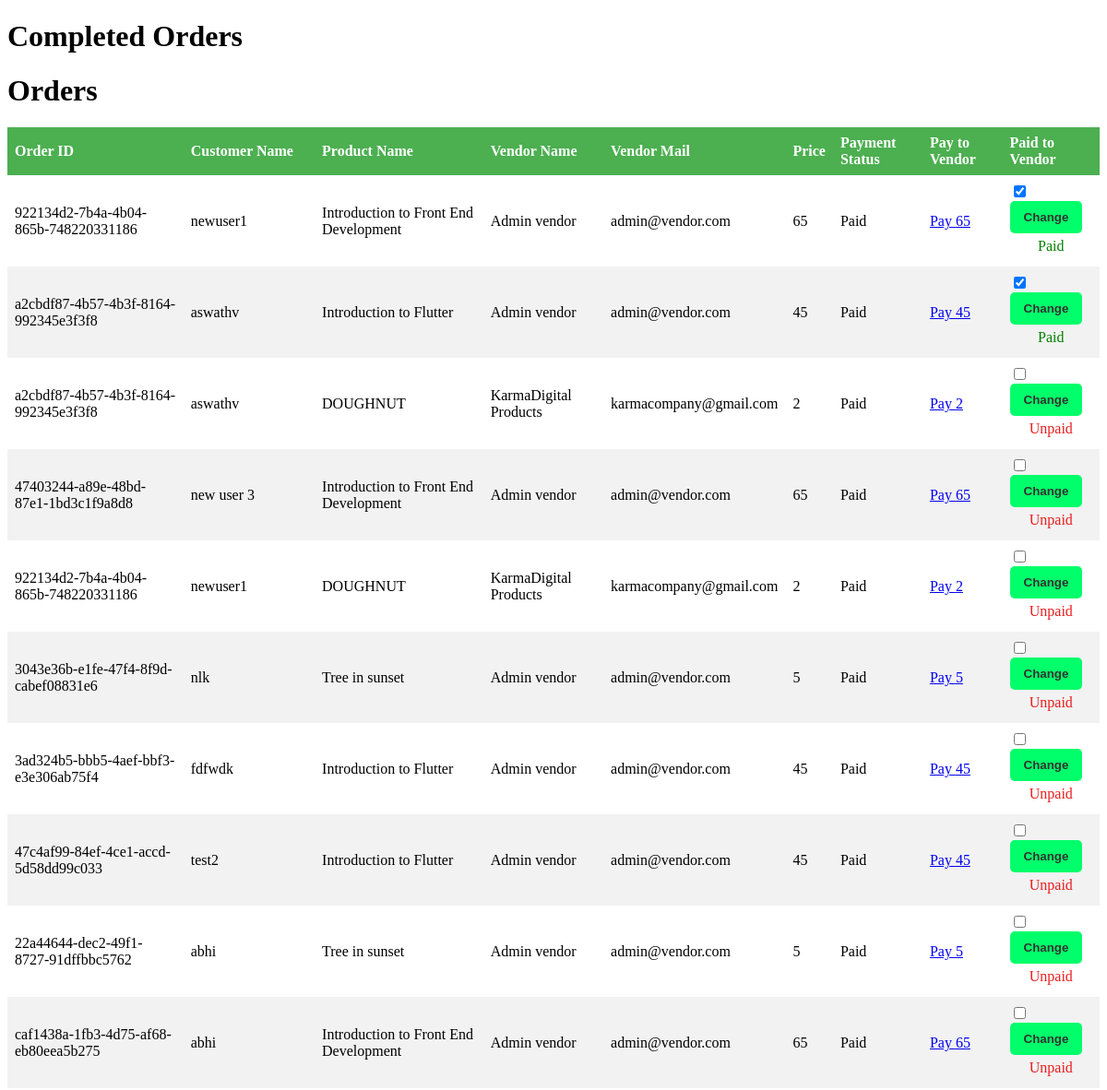
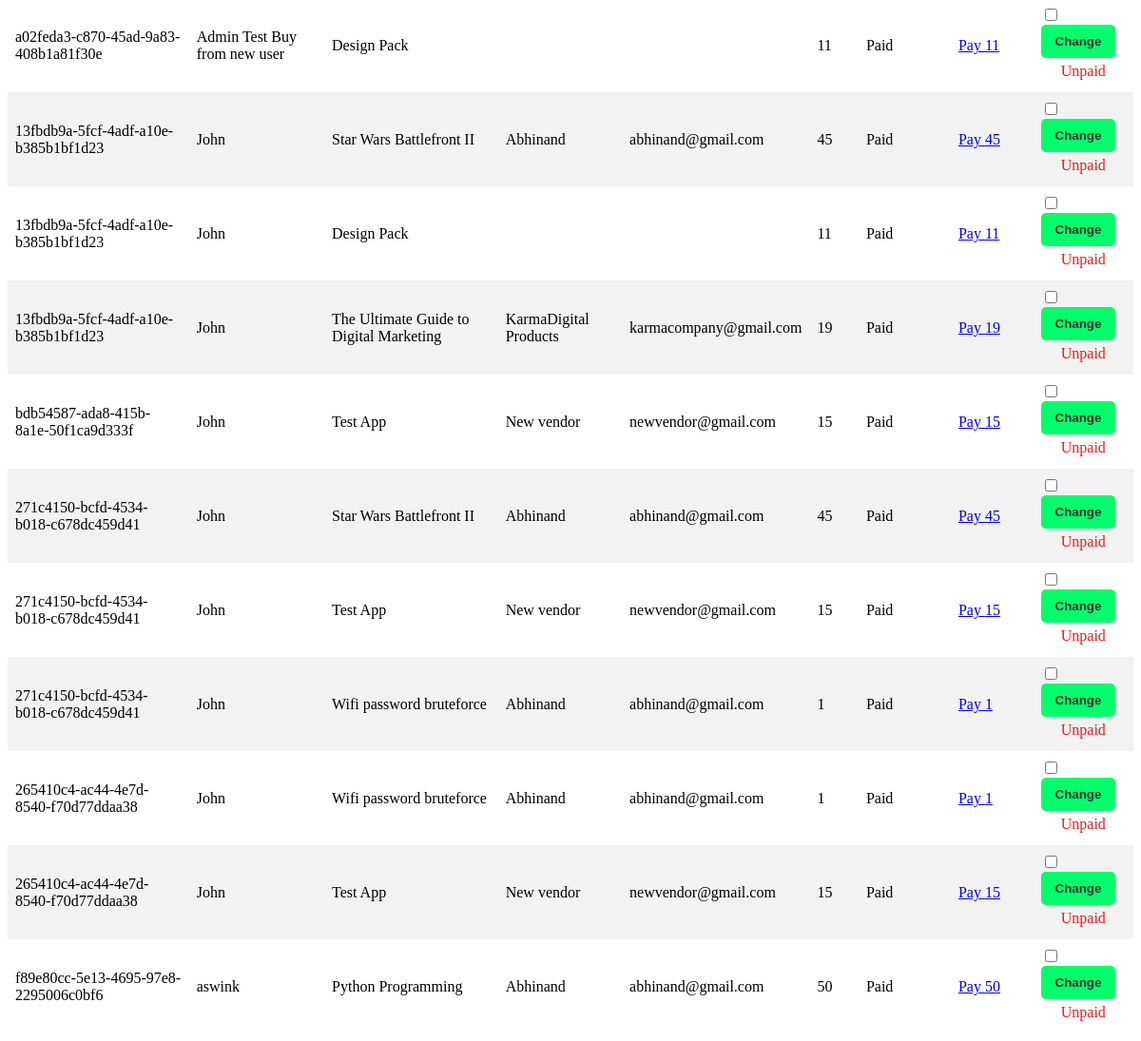
/payment-manage-admin/, run on the app's committed database (2 pictures, top to bottom).
### store/models.py (models this page shows, shortened)
class OrderItem(models.Model):
    order = models.ForeignKey(Order, related_name='items', on_delete=models.CASCADE)
    product = models.ForeignKey(Product, related_name='items', on_delete=models.CASCADE)
    price = models.IntegerField()
    quantity = models.IntegerField(default=1)
    is_admin_paid_to_vendor = models.BooleanField(default=False, null=True)

class Order(models.Model):
    full_name = models.CharField(max_length=50, null=True)
    email = models.EmailField(max_length=50)
    mobile = models.CharField(max_length=15, null=True, blank=True)
    address = models.TextField(blank=True)
    paid_amount = models.IntegerField(blank=True, null=True)
    is_paid = models.BooleanField(default=False)
    order_id = models.CharField(max_length=255)
    payment_intent = models.CharField(max_length=255, null=True)
    created_by = models.ForeignKey(User, related_name='orders', on_delete=models.SET_NULL, null=True)
    created_at = models.DateTimeField(auto_now_add=True)

class Product(models.Model):
    DRAFT = 'draft'
    WAITING_APPROVAL = 'waitingapproval'
    ACTIVE = 'active'
    DELETEED = 'deleted'
    STATUS_CHOICES = (
        (DRAFT, 'Draft'),
        (WAITING_APPROVAL, 'waitingapproval'),
        (ACTIVE, 'active'),
        (DELETEED,  'deleted')
    )
    user = models.ForeignKey(User, related_name='products', on_delete=models.CASCADE)  #vendor who added product
    category = models.ForeignKey(Category, related_name='products', on_delete=models.CASCADE)
    title = models.CharField(max_length=50)
    digital_product = models.FileField(upload_to='uploads/digital_product/')
    image = models.ImageField(upload_to='uploads/product_images/', null=True)
    video = models.FileField(upload_to='uploads/videos/', null=True)
    slug = models.SlugField(max_length=50)
    description = models.TextField(blank=True)
    price = models.IntegerField()
    discount_price = models.IntegerField(blank=True, null=True) #video_url = models.URLField()  URLField stores a string representing the URL of the video.  <iframe width="560" height="315" src="{{ product.video_url }}" frameborder="0" allowfullscreen></iframe>
    quantity = models.IntegerField(blank=True, null=True)
    sold = models.IntegerField(blank=True, null=True,default=0)
    rating = models.IntegerField(default=0)
    created_at = models.DateTimeField(auto_now_add=True)
    updated_at = models.DateTimeField(auto_now=True)
    status = models.CharField(max_length=20, choices=STATUS_CHOICES, default=ACTIVE)
    class Meta:
        ordering = ('-created_at',)

class Vendor(models.Model):
    ACTIVE = 'active'
    DELETEED = 'deleted'
    STATUS_CHOICES = (
        (ACTIVE, 'active'),
        (DELETEED,  'deleted')
    )
    user = models.ForeignKey(User, related_name='vendors', on_delete=models.CASCADE, default=True)
    no_of_product = models.IntegerField(null=True)
    income = models.IntegerField(null=True)
    joined_in = models.DateTimeField(auto_now_add=True)
    status = models.CharField(max_length=20, choices=STATUS_CHOICES, default=ACTIVE)
    vendor_name = models.CharField(null=True, max_length=255)
    vendor_email = models.EmailField(null=True,max_length=100, unique=True)
    vendor_address = models.CharField(null=True,max_length=255)
    vendor_image = models.ImageField(upload_to='uploads/vendor_images/', blank=True, null=True)

### userprofile/models.py (models this page shows, shortened)
class CustomUser(AbstractUser):
    username = None
    email = models.EmailField(_('email address'), unique=True)
    mobile = models.CharField(max_length=15, null=True, blank= True)
    is_vendor = models.BooleanField(default=False)
    USERNAME_FIELD = 'email'
    REQUIRED_FIELDS = ['mobile']
    objects = CustomUserManager()

### store/views.py (the view)
# urls.py: path('payment-manage-admin/', views.payment_management, name='payment_management'),
def payment_management(request):
    if request.method == 'POST':
        order_id = request.POST.get('order_id')
        order_item = OrderItem.objects.get(id=order_id)
        order_item.is_admin_paid_to_vendor = request.POST.get('is_admin_paid_to_vendor') == 'True'
        order_item.save()
        return redirect('payment_management')
    else:
        orders = OrderItem.objects.all()
        return render(request, 'payment_management.html', {'orders': orders})

### store/context_processors.py (called while the page is built)
def cart(request):  # to make cart globally available context_processord.py used
    return {'cart': Cart(request)}

### store/templates/payment_management.html (shortened to what this page needs)
  <!DOCTYPE html>
  <head>
  </head>
  <body>
    <h1>Completed Orders</h1>
    {% block content %}
      <h1>Orders</h1>
      <table>
        <thead>
          <tr>
            <th>Order ID</th>
            <th>Customer Name</th>
            <th>Product Name</th>
            <th>Vendor Name</th>
            <th>Vendor Mail</th>
            <th>Price</th>
            <th>Payment Status</th>
            <th>Pay to Vendor</th>
            <th>Paid to Vendor</th>
          </tr>
        </thead>
        <tbody>
          {% for order in orders %}
          <tr>
            <td>{{ order.order.order_id }}</td>
            <td>{{ order.order.full_name }}</td>
            <td>{{ order.product.title }}</td>
            <td>{{ order.product.user.vendors.first.vendor_name }}</td>
            <td>{{ order.product.user.vendors.first.vendor_email }}</td>
            <td>{{ order.product.discount_price }}</td>
            <td>{% if order.order.is_paid %}Paid{% else %}Unpaid{% endif %}</td>
            <td><a href="https://buy.stripe.com/test_fZeeVEe2Y7vQ3kI6op"> Pay {{order.product.discount_price}} </a></td>
            <td>
              <form method="post" class="form-check">
                  <input type="checkbox" name="is_admin_paid_to_vendor" class="form-check-input" value="True" {% if order.is_admin_paid_to_vendor %}checked{% endif %}>
                  <button type="submit" class="btn btn-primary">Change</button>
              </form>
              {% if order.is_admin_paid_to_vendor %}
                  <span class="paid">Paid</span>
              {% else %}
                  <span class="unpaid">Unpaid</span>
              {% endif %}
          </td>
        {% endfor %}
        </tbody>
      </table>
    {% endblock %}
  </body>
  </html>

### store/templates/payment_management.html (style rules this page uses)
table { border-collapse: collapse; width: 100%; }
th, td { text-align: left; padding: 8px; }
th { background-color: #4CAF50; color: white; }
tr:nth-child(even) { background-color: #f2f2f2; }
.btn { background-color: rgb(0, 255, 106); color: rgb(53, 50, 50); font-weight: bold; padding: 10px 15px; border: none; border-radius: 5px; cursor: pointer; }
.paid, .unpaid { display: block; text-align: center; }
.paid { color: green; padding: 5px 10px; border-radius: 5px; }
.unpaid { color: rgb(234, 30, 30); padding: 5px 10px; border-radius: 5px; }

### data on the page
OrderItem: order.order_id "922134d2-7b4a-4b04-865b-748220331186", order.full_name "newuser1", product "Introduction to Front End Development", product.user.vendors.first.vendor_name "Admin vendor", product.user.vendors.first.vendor_email "admin@vendor.com", product.discount_price "65", shows "Paid", is_admin_paid_to_vendor "☑"
OrderItem: order.order_id "a2cbdf87-4b57-4b3f-8164-992345e3f3f8", order.full_name "aswathv", product "Introduction to Flutter", product.user.vendors.first.vendor_name "Admin vendor", product.user.vendors.first.vendor_email "admin@vendor.com", product.discount_price "45", shows "Paid", is_admin_paid_to_vendor "☑"
OrderItem: order.order_id "a2cbdf87-4b57-4b3f-8164-992345e3f3f8", order.full_name "aswathv", product "DOUGHNUT", product.user.vendors.first.vendor_name "KarmaDigital Products", product.user.vendors.first.vendor_email "karmacompany@gmail.com", product.discount_price "2", shows "Paid", shows "Unpaid"
OrderItem: order.order_id "47403244-a89e-48bd-87e1-1bd3c1f9a8d8", order.full_name "new user 3", product "Introduction to Front End Development", product.user.vendors.first.vendor_name "Admin vendor", product.user.vendors.first.vendor_email "admin@vendor.com", product.discount_price "65", shows "Paid", shows "Unpaid"
OrderItem: order.order_id "922134d2-7b4a-4b04-865b-748220331186", order.full_name "newuser1", product "DOUGHNUT", product.user.vendors.first.vendor_name "KarmaDigital Products", product.user.vendors.first.vendor_email "karmacompany@gmail.com", product.discount_price "2", shows "Paid", shows "Unpaid"
OrderItem: order.order_id "3043e36b-e1fe-47f4-8f9d-cabef08831e6", order.full_name "nlk", product "Tree in sunset", product.user.vendors.first.vendor_name "Admin vendor", product.user.vendors.first.vendor_email "admin@vendor.com", product.discount_price "5", shows "Paid", shows "Unpaid"
OrderItem: order.order_id "3ad324b5-bbb5-4aef-bbf3-e3e306ab75f4", order.full_name "fdfwdk", product "Introduction to Flutter", product.user.vendors.first.vendor_name "Admin vendor", product.user.vendors.first.vendor_email "admin@vendor.com", product.discount_price "45", shows "Paid", shows "Unpaid"
OrderItem: order.order_id "47c4af99-84ef-4ce1-accd-5d58dd99c033", order.full_name "test2", product "Introduction to Flutter", product.user.vendors.first.vendor_name "Admin vendor", product.user.vendors.first.vendor_email "admin@vendor.com", product.discount_price "45", shows "Paid", shows "Unpaid"
OrderItem: order.order_id "22a44644-dec2-49f1-8727-91dffbbc5762", order.full_name "abhi", product "Tree in sunset", product.user.vendors.first.vendor_name "Admin vendor", product.user.vendors.first.vendor_email "admin@vendor.com", product.discount_price "5", shows "Paid", shows "Unpaid"
OrderItem: order.order_id "caf1438a-1fb3-4d75-af68-eb80eea5b275", order.full_name "abhi", product "Introduction to Front End Development", product.user.vendors.first.vendor_name "Admin vendor", product.user.vendors.first.vendor_email "admin@vendor.com", product.discount_price "65", shows "Paid", shows "Unpaid"
OrderItem: order.order_id "a02feda3-c870-45ad-9a83-408b1a81f30e", order.full_name "Admin Test Buy from new user", product "Design Pack", product.discount_price "11", shows "Paid", shows "Unpaid"
OrderItem: order.order_id "13fbdb9a-5fcf-4adf-a10e-b385b1bf1d23", order.full_name "John", product "Star Wars Battlefront II", product.user.vendors.first.vendor_name "Abhinand", product.user.vendors.first.vendor_email "abhinand@gmail.com", product.discount_price "45", shows "Paid", shows "Unpaid"
OrderItem: order.order_id "13fbdb9a-5fcf-4adf-a10e-b385b1bf1d23", order.full_name "John", product "Design Pack", product.discount_price "11", shows "Paid", shows "Unpaid"
OrderItem: order.order_id "13fbdb9a-5fcf-4adf-a10e-b385b1bf1d23", order.full_name "John", product "The Ultimate Guide to Digital Marketing", product.user.vendors.first.vendor_name "KarmaDigital Products", product.user.vendors.first.vendor_email "karmacompany@gmail.com", product.discount_price "19", shows "Paid", shows "Unpaid"
OrderItem: order.order_id "bdb54587-ada8-415b-8a1e-50f1ca9d333f", order.full_name "John", product "Test App", product.user.vendors.first.vendor_name "New vendor", product.user.vendors.first.vendor_email "newvendor@gmail.com", product.discount_price "15", shows "Paid", shows "Unpaid"
OrderItem: order.order_id "271c4150-bcfd-4534-b018-c678dc459d41", order.full_name "John", product "Star Wars Battlefront II", product.user.vendors.first.vendor_name "Abhinand", product.user.vendors.first.vendor_email "abhinand@gmail.com", product.discount_price "45", shows "Paid", shows "Unpaid"
OrderItem: order.order_id "271c4150-bcfd-4534-b018-c678dc459d41", order.full_name "John", product "Test App", product.user.vendors.first.vendor_name "New vendor", product.user.vendors.first.vendor_email "newvendor@gmail.com", product.discount_price "15", shows "Paid", shows "Unpaid"
OrderItem: order.order_id "271c4150-bcfd-4534-b018-c678dc459d41", order.full_name "John", product "Wifi password bruteforce", product.user.vendors.first.vendor_name "Abhinand", product.user.vendors.first.vendor_email "abhinand@gmail.com", product.discount_price "1", shows "Paid", shows "Unpaid"
OrderItem: order.order_id "265410c4-ac44-4e7d-8540-f70d77ddaa38", order.full_name "John", product "Wifi password bruteforce", product.user.vendors.first.vendor_name "Abhinand", product.user.vendors.first.vendor_email "abhinand@gmail.com", product.discount_price "1", shows "Paid", shows "Unpaid"
OrderItem: order.order_id "265410c4-ac44-4e7d-8540-f70d77ddaa38", order.full_name "John", product "Test App", product.user.vendors.first.vendor_name "New vendor", product.user.vendors.first.vendor_email "newvendor@gmail.com", product.discount_price "15", shows "Paid", shows "Unpaid"
OrderItem: order.order_id "f89e80cc-5e13-4695-97e8-2295006c0bf6", order.full_name "aswink", product "Python Programming", product.user.vendors.first.vendor_name "Abhinand", product.user.vendors.first.vendor_email "abhinand@gmail.com", product.discount_price "50", shows "Paid", shows "Unpaid"
